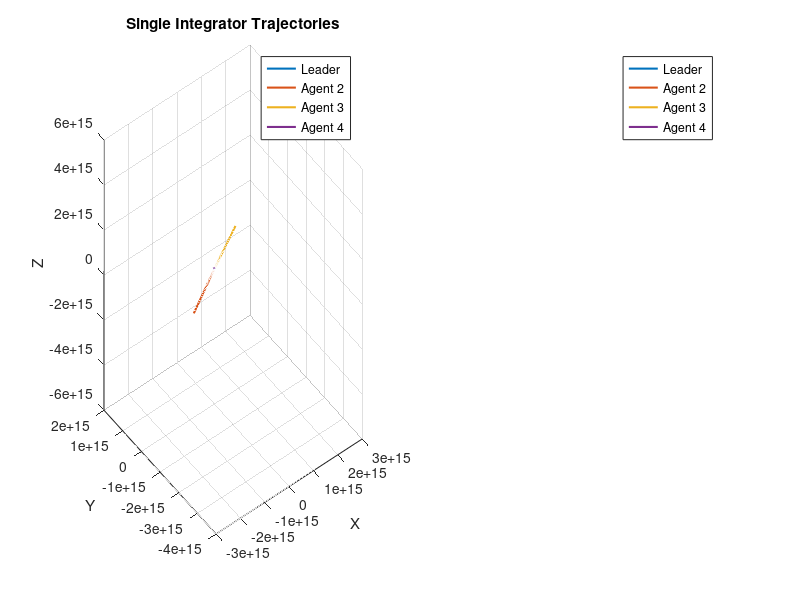

This figure's MATLAB source: (Note: this script raises an error after producing the figure.)
%% Comparison: Single Integrator vs. Double Integrator Dynamics
clear; clc; close all;

%% Timing and dimensions
dt = 0.01; Tmax = 5;
t0 = 0:dt:Tmax;
nAgents = 4; nDim = 3;
xAxisL = 10; yAxisL = 10; zAxisL = 10;

%% Define Adjacency and Laplacian (leader’s dynamics off)
Adj = ones(nAgents) - eye(nAgents);
leaderAdjWeight = 1;
Adj(:,1) = leaderAdjWeight * nAgents * ones(nAgents,1);
Din = -sum(Adj,2).*eye(nAgents);
Laplacian = Din + Adj;
Laplacian(1,:) = zeros(1,nAgents);

%% 1. Single Integrator Dynamics (Consensus with Leader Injection)
% Dynamics: x_dot = u, with u = -k*(Laplacian kron I)*x + E*u_leader.
k = 1;
A_single = -k * kron(Laplacian, eye(nDim));
E_single = zeros(nAgents*nDim, nDim);
E_single(1:nDim,:) = eye(nDim);  % only leader gets input
sys_single = ss(A_single, E_single, eye(nAgents*nDim), zeros(nAgents*nDim, nDim));

% Initial condition (force leader’s position to zero)
X_single0 = min([xAxisL, yAxisL, zAxisL]) * rand(nAgents*nDim,1);
X_single0(1:nDim) = 0;

% Leader’s input (helical trajectory)
u_leader_single = zeros(length(t0), nDim);
for i = 1:length(t0)
    u_leader_single(i,1) = xAxisL/2*cos(t0(i)) - yAxisL/2*sin(t0(i));
    u_leader_single(i,2) = xAxisL/2*sin(t0(i)) + yAxisL/2*cos(t0(i));
    u_leader_single(i,3) = 0.8*zAxisL;
end

% Simulate single integrator system
[Y_single, ~] = lsim(sys_single, u_leader_single, t0, X_single0);

%% 2. Double Integrator Dynamics (Consensus with Leader Injection)
% State: [x; v] ∈ R^(2*nAgents*nDim).
% Dynamics: [x_dot; v_dot] = [0 I; -k_p*(L kron I) -k_d*(L kron I)]*[x; v] + E_double*u_leader.
k_p = 10; k_d = 5;
A_double = [zeros(nAgents*nDim) eye(nAgents*nDim);
            -k_p*kron(Laplacian, eye(nDim)) -k_d*kron(Laplacian, eye(nDim))];
% Inject leader acceleration in the second half (for agent 1)
E_double = zeros(2*nAgents*nDim, nDim);
E_double(nAgents*nDim+1:nAgents*nDim+nDim, :) = eye(nDim);
sys_double = ss(A_double, E_double, eye(2*nAgents*nDim), zeros(2*nAgents*nDim, nDim));

% Initial condition: random positions and velocities (leader’s position zero)
X_double0 = min([xAxisL, yAxisL, zAxisL]) * rand(2*nAgents*nDim,1);
X_double0(1:nDim) = 0;

% Leader’s acceleration input:
% For a helical trajectory x = (xAxisL/2*cos(t)-yAxisL/2*sin(t)), its acceleration is:
%   a_x = -xAxisL/2*cos(t)+yAxisL/2*sin(t)
%   a_y = -xAxisL/2*sin(t)-yAxisL/2*cos(t)
% For z we use a constant zero acceleration.
u_leader_double = zeros(length(t0), nDim);
for i = 1:length(t0)
    u_leader_double(i,1) = -xAxisL/2*cos(t0(i)) + yAxisL/2*sin(t0(i));
    u_leader_double(i,2) = -xAxisL/2*sin(t0(i)) - yAxisL/2*cos(t0(i));
    u_leader_double(i,3) = 0;
end

% Simulate double integrator system
[Y_double, ~] = lsim(sys_double, u_leader_double, t0, X_double0);

%% Plot trajectories (positions only)
figure;
subplot(1,2,1)
title('Single Integrator Trajectories')
hold on
for ag = 1:nDim:nAgents*nDim
    plot3(Y_single(:,ag), Y_single(:,ag+1), Y_single(:,ag+2), 'LineWidth',1.5)
end
legend('Leader','Agent 2','Agent 3','Agent 4')
xlabel('X'); ylabel('Y'); zlabel('Z'); grid on; view(3);
hold off

subplot(1,2,2)
title('Double Integrator Trajectories (Positions)')
% For double integrator, positions are the first nAgents*nDim entries.
hold on
for ag = 1:nDim:nAgents*nDim
    plot3(Y_double(:,ag), Y_double(:,ag+1), Y_double(:,ag+2), 'LineWidth',1.5)
end
legend('Leader','Agent 2','Agent 3','Agent 4')
xlabel('X'); ylabel('Y'); zlabel('Z'); grid on; view(3);
hold off

sgtitle('Consensus: Single vs. Double Integrator Dynamics');
